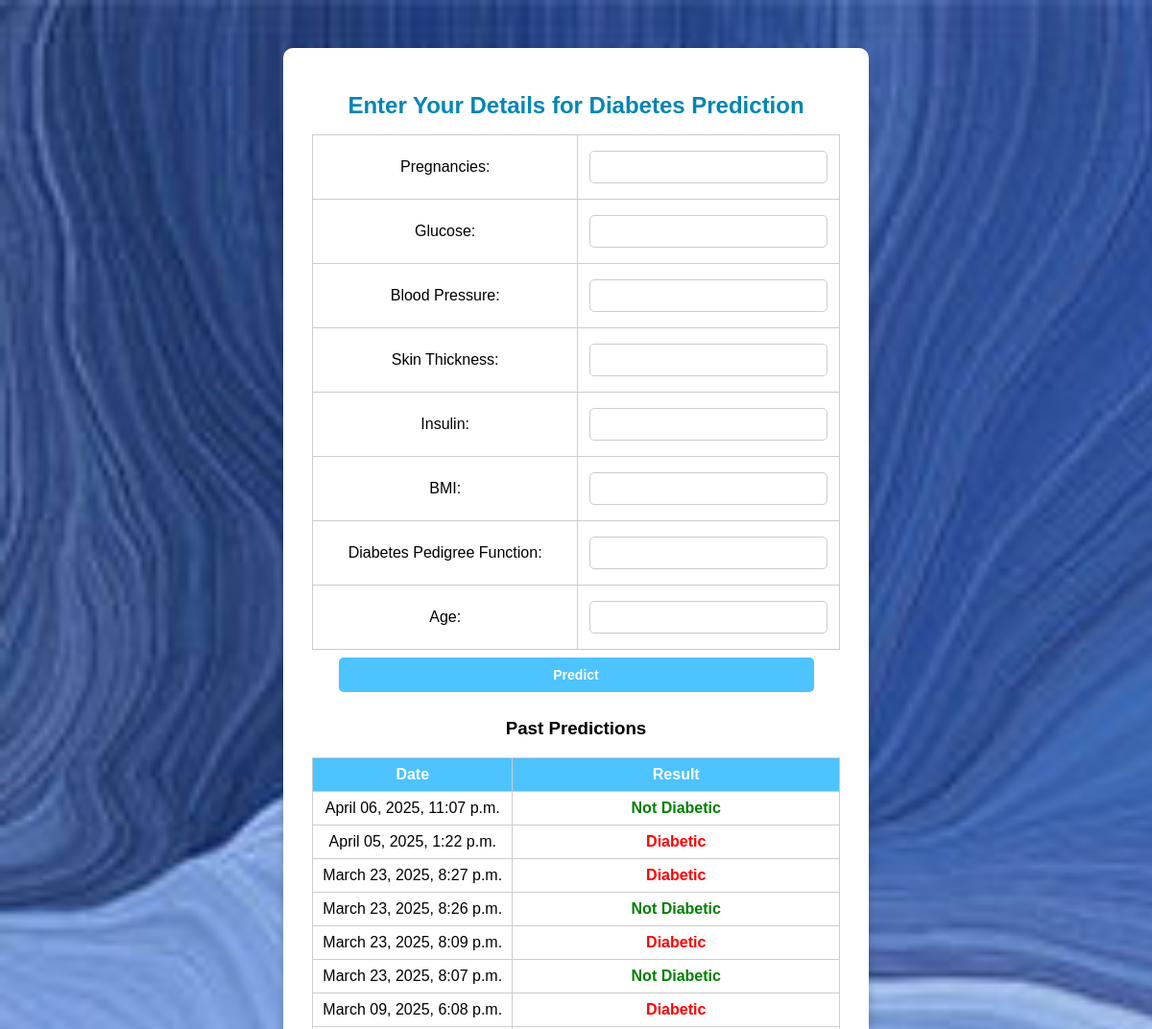
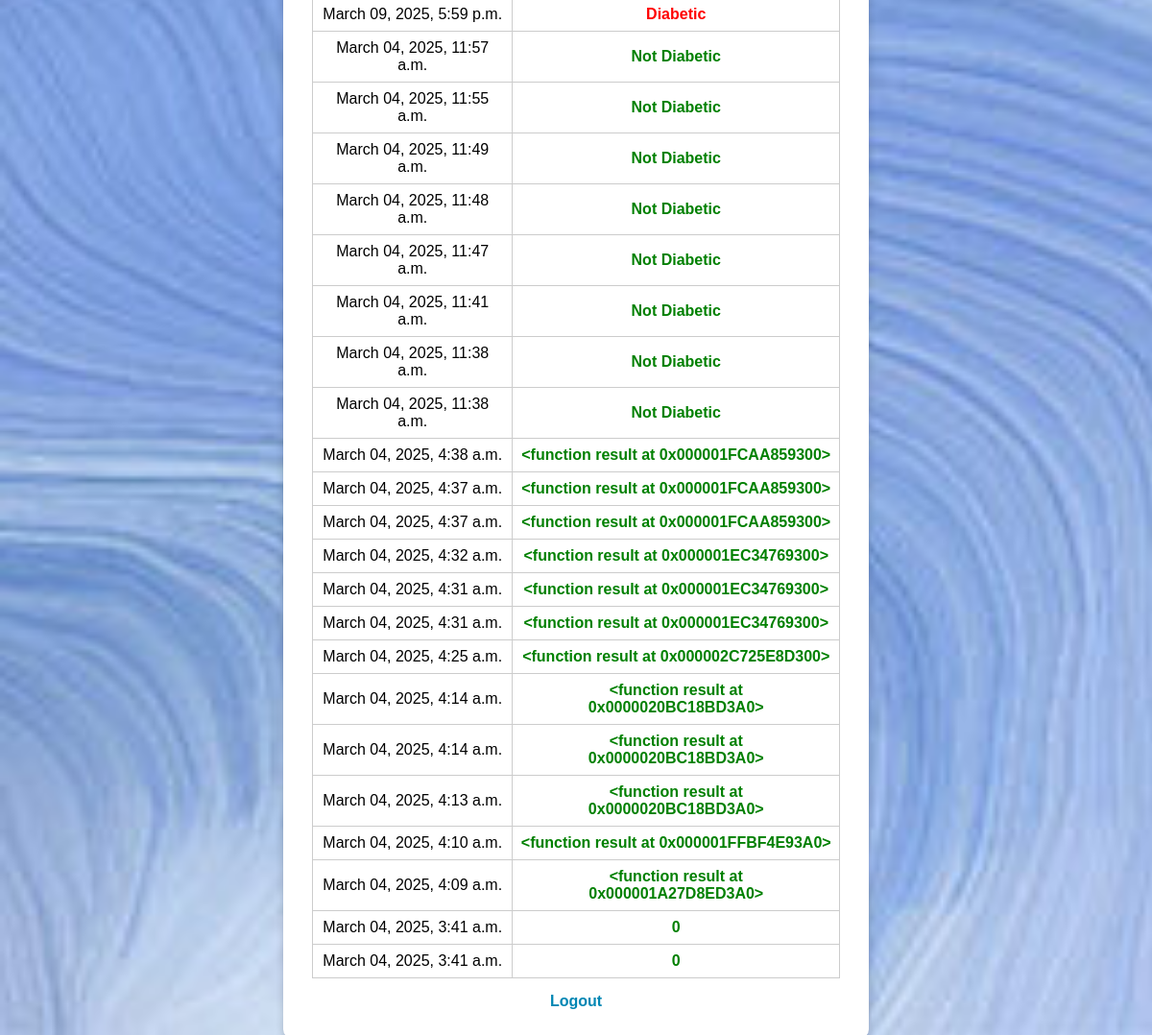
Page /predict/ (signed in) on the committed database (2 pictures, top to bottom).
### DiabetesPrediction/models.py (models this page shows, shortened)
class PredictionHistory(models.Model):
    user = models.ForeignKey(User, on_delete=models.CASCADE, related_name="predictions")
    pregnancies = models.IntegerField()
    glucose = models.FloatField()
    blood_pressure = models.FloatField()
    skin_thickness = models.FloatField()
    insulin = models.FloatField()
    bmi = models.FloatField()
    diabetes_pedigree_function = models.FloatField()
    age = models.IntegerField()
    prediction = models.CharField(max_length=20, choices=[("Positive", "Positive"), ("Negative", "Negative")], default="Not Predicted")
    created_at = models.DateTimeField(auto_now_add=True)

### DiabetesPrediction/views.py (the view, shortened to what this page needs)
# urls.py: path("predict/", views.predict, name="predict"),
@login_required
def predict(request):
    result, shap_values, top_factors = None, None, []
    past_predictions = PredictionHistory.objects.filter(user=request.user).order_by("-created_at")
    return render(request, "predict.html", {
        "result": result,
        "history": past_predictions,
        "top_factors": top_factors  # Send top contributing factors to the template
    })

### templates/predict.html (shortened to what this page needs)
{% load static %}
<!DOCTYPE html>
<html lang="en">
<head>
</head>
<body>
<div class="container">
    <div class="main">
        <h1>Enter Your Details for Diabetes Prediction</h1>
        <form action="{% url 'result' %}" method="POST">
            <table>
                <tr><td align="right">Pregnancies:</td><td align="left"><input type="text" name="n1"></td></tr>
                <tr><td align="right">Glucose:</td><td align="left"><input type="text" name="n2"></td></tr>
                <tr><td align="right">Blood Pressure:</td><td align="left"><input type="text" name="n3"></td></tr>
                <tr><td align="right">Skin Thickness:</td><td align="left"><input type="text" name="n4"></td></tr>
                <tr><td align="right">Insulin:</td><td align="left"><input type="text" name="n5"></td></tr>
                <tr><td align="right">BMI:</td><td align="left"><input type="text" name="n6"></td></tr>
                <tr><td align="right">Diabetes Pedigree Function:</td><td align="left"><input type="text" name="n7"></td></tr>
                <tr><td align="right">Age:</td><td align="left"><input type="text" name="n8"></td></tr>
            </table>
            <button type="submit">Predict</button>
        </form>
        <h3>Past Predictions</h3>
        <table>
            <tr>
                <th>Date</th>
                <th>Result</th>
            </tr>
            {% for entry in history %}
            <tr>
                <td>{{ entry.created_at|date:"F d, Y, g:i a" }}</td>
                <td style="color: {% if entry.prediction == 'Diabetic' %}red{% else %}green{% endif %}; font-weight: bold;">
                     {{ entry.prediction }}
                </td>
            </tr>
            {% empty %}
            <tr>
                <td colspan="2">No past predictions found.</td>
            </tr>
            {% endfor %}
        </table>
        <a href="{% url 'logout' %}" class="logout">Logout</a>
    </div>
</div>
</body>
</html>

### rows in the picture
PredictionHistory: created_at "April 06, 2025, 11:07 p.m.", prediction "Not Diabetic"
PredictionHistory: created_at "April 05, 2025, 1:22 p.m.", prediction "Diabetic"
PredictionHistory: created_at "March 23, 2025, 8:27 p.m.", prediction "Diabetic"
PredictionHistory: created_at "March 23, 2025, 8:26 p.m.", prediction "Not Diabetic"
PredictionHistory: created_at "March 23, 2025, 8:09 p.m.", prediction "Diabetic"
PredictionHistory: created_at "March 23, 2025, 8:07 p.m.", prediction "Not Diabetic"
PredictionHistory: created_at "March 09, 2025, 6:08 p.m.", prediction "Diabetic"
PredictionHistory: created_at "March 09, 2025, 5:59 p.m.", prediction "Diabetic"
PredictionHistory: created_at "March 04, 2025, 11:57 a.m.", prediction "Not Diabetic"
PredictionHistory: created_at "March 04, 2025, 11:55 a.m.", prediction "Not Diabetic"
PredictionHistory: created_at "March 04, 2025, 11:49 a.m.", prediction "Not Diabetic"
PredictionHistory: created_at "March 04, 2025, 11:48 a.m.", prediction "Not Diabetic"
PredictionHistory: created_at "March 04, 2025, 11:47 a.m.", prediction "Not Diabetic"
PredictionHistory: created_at "March 04, 2025, 11:41 a.m.", prediction "Not Diabetic"
PredictionHistory: created_at "March 04, 2025, 11:38 a.m.", prediction "Not Diabetic"
PredictionHistory: created_at "March 04, 2025, 11:38 a.m.", prediction "Not Diabetic"
PredictionHistory: created_at "March 04, 2025, 4:38 a.m.", prediction "<function result at 0x000001FCAA859300>"
PredictionHistory: created_at "March 04, 2025, 4:37 a.m.", prediction "<function result at 0x000001FCAA859300>"
PredictionHistory: created_at "March 04, 2025, 4:37 a.m.", prediction "<function result at 0x000001FCAA859300>"
PredictionHistory: created_at "March 04, 2025, 4:32 a.m.", prediction "<function result at 0x000001EC34769300>"
PredictionHistory: created_at "March 04, 2025, 4:31 a.m.", prediction "<function result at 0x000001EC34769300>"
PredictionHistory: created_at "March 04, 2025, 4:31 a.m.", prediction "<function result at 0x000001EC34769300>"
PredictionHistory: created_at "March 04, 2025, 4:25 a.m.", prediction "<function result at 0x000002C725E8D300>"
PredictionHistory: created_at "March 04, 2025, 4:14 a.m.", prediction "<function result at 0x0000020BC18BD3A0>"
PredictionHistory: created_at "March 04, 2025, 4:14 a.m.", prediction "<function result at 0x0000020BC18BD3A0>"
PredictionHistory: created_at "March 04, 2025, 4:13 a.m.", prediction "<function result at 0x0000020BC18BD3A0>"
PredictionHistory: created_at "March 04, 2025, 4:10 a.m.", prediction "<function result at 0x000001FFBF4E93A0>"
PredictionHistory: created_at "March 04, 2025, 4:09 a.m.", prediction "<function result at 0x000001A27D8ED3A0>"
PredictionHistory: created_at "March 04, 2025, 3:41 a.m.", prediction "0"
PredictionHistory: created_at "March 04, 2025, 3:41 a.m.", prediction "0"
